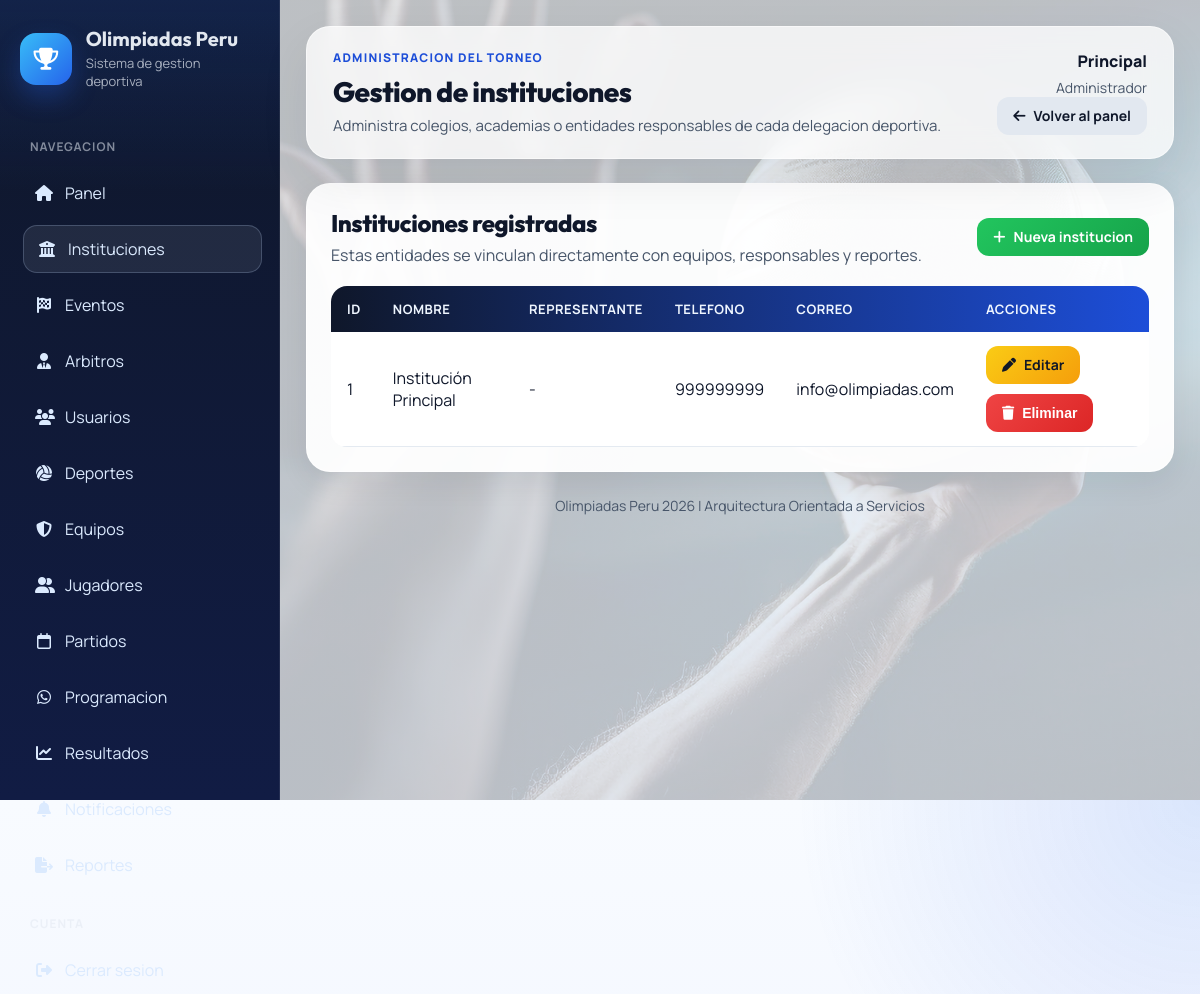
The page /modules/instituciones/index.php (signed in) on the database its author committed.
### tables this page shows
CREATE TABLE `instituciones` (
  `id_institucion` int(11) NOT NULL AUTO_INCREMENT,
  `nombre` varchar(150) NOT NULL,
  `ruc` varchar(11) DEFAULT NULL,
  `direccion` text DEFAULT NULL,
  `telefono` varchar(20) DEFAULT NULL,
  `email` varchar(100) DEFAULT NULL,
  `representante` varchar(100) DEFAULT NULL,
  `fecha_registro` timestamp NOT NULL DEFAULT current_timestamp(),
  PRIMARY KEY (`id_institucion`)
);

### modules/instituciones/index.php (called while the page is built)
<?php require __DIR__ . '/index_view.php'; return; ?>

### includes/auth.php (called while the page is built, shortened)
<?php
function e(string $value): string
{
    return htmlspecialchars($value, ENT_QUOTES, 'UTF-8');
}

### modules/instituciones/index_view.php (the view, shortened to what this page needs)
<?php
include '../../config/database.php';
$instituciones = $conexion->query('SELECT * FROM instituciones ORDER BY id_institucion DESC')->fetchAll();
require '../../includes/app_header.php';
?>
<section class="panel-card">
    <div class="toolbar">
        <div class="toolbar__title">
            <h2>Instituciones registradas</h2>
            <p>Estas entidades se vinculan directamente con equipos, responsables y reportes.</p>
        </div>
        <div class="actions">
            <a class="btn btn-success" href="crear.php"><i class="fa-solid fa-plus"></i> Nueva institucion</a>
        </div>
    </div>
    <div class="table-responsive">
        <table class="app-table">
            <thead>
                <tr>
                    <th>ID</th>
                    <th>Nombre</th>
                    <th>Representante</th>
                    <th>Telefono</th>
                    <th>Correo</th>
                    <th>Acciones</th>
                </tr>
            </thead>
            <tbody>
                <?php foreach ($instituciones as $institucion): ?>
                    <tr>
                        <td><?= e((string) $institucion['id_institucion']) ?></td>
                        <td><?= e($institucion['nombre']) ?></td>
                        <td><?= e((string) ($institucion['representante'] ?? '-')) ?></td>
                        <td><?= e((string) ($institucion['telefono'] ?? '-')) ?></td>
                        <td><?= e((string) ($institucion['email'] ?? '-')) ?></td>
                        <td>
                            <div class="table-stack">
                                <a class="btn btn-warning" href="editar.php?id=<?= e((string) $institucion['id_institucion']) ?>"><i class="fa-solid fa-pen"></i> Editar</a>
                                <form class="inline-form" action="eliminar.php" method="POST" onsubmit="return confirm('¿Eliminar esta institucion?');">
                                    <button class="btn btn-danger" type="submit"><i class="fa-solid fa-trash"></i> Eliminar</button>
                                </form>
                            </div>
                        </td>
                    </tr>
                <?php endforeach; ?>
            </tbody>
        </table>
    </div>
</section>
<?php require '../../includes/app_footer.php'; ?>

### css/style.css (style rules this page uses)
:root { --bg: #eef2ff; --surface: #ffffff; --text: #0f172a; --text-soft: #475569; --primary: #2563eb; --primary-2: #1d4ed8; --success: #16a34a; --warning: #f59e0b; --danger: #dc2626; --shadow-soft: 0 20px 50px rgba(15, 23, 42, 0.08); --shadow-card: 0 10px 30px rgba(15, 23, 42, 0.08); --radius-xl: 24px; --radius-lg: 18px; --radius-md: 14px; --radius-sm: 10px; --transition: 180ms ease; }
* { box-sizing: border-box; margin: 0; padding: 0; }
html { scroll-behavior: smooth; }
body { background: radial-gradient(circle at top right, rgba(37, 99, 235, 0.14), transparent 28%), radial-gradient(circle at bottom left, rgba(22, 163, 74, 0.12), transparent 24%), linear-gradient(180deg, #f8fbff 0%, var(--bg) 100%); color: var(--text); font-family: "Manrope", "Segoe UI", Tahoma, Geneva, Verdana, sans-serif; min-height: 100vh; }
h1, h2, h3, h4, h5, h6, .app-brand__title, .app-topbar__title { font-family: "Outfit", "Manrope", "Segoe UI", sans-serif; }
a { color: inherit; }
.hero-card, .panel-card, .data-card, .form-card, .auth-card { background: rgba(255, 255, 255, 0.94); border: 1px solid rgba(255, 255, 255, 0.7); border-radius: var(--radius-xl); box-shadow: var(--shadow-card); }
.hero-card, .panel-card, .data-card, .form-card { padding: 24px; }
.toolbar { align-items: center; display: flex; flex-wrap: wrap; gap: 12px; justify-content: space-between; margin-bottom: 20px; }
.toolbar__title h2, .section-title { font-size: 24px; font-weight: 800; letter-spacing: -0.02em; }
.toolbar__title p { color: var(--text-soft); margin-top: 6px; }
.actions { display: flex; flex-wrap: wrap; gap: 10px; }
.table-responsive { overflow-x: auto; }
.app-table, table { background: var(--surface); border-collapse: collapse; border-radius: 16px; overflow: hidden; width: 100%; }
.app-table thead, table thead { background: linear-gradient(90deg, #0f172a, #1d4ed8); }
.app-table th, table th { color: #eff6ff; font-size: 13px; font-weight: 700; letter-spacing: 0.04em; padding: 14px 16px; text-align: left; text-transform: uppercase; }
.app-table td, table td { border-bottom: 1px solid rgba(226, 232, 240, 0.9); color: var(--text); padding: 14px 16px; vertical-align: middle; }
.app-table tbody td, table tbody td { background: rgba(255, 255, 255, 0.9); color: var(--text); }
.table-stack { display: flex; flex-wrap: wrap; gap: 10px; }
.btn, button, input[type="submit"] { align-items: center; border: 0; border-radius: 12px; cursor: pointer; display: inline-flex; font-size: 14px; font-weight: 700; gap: 8px; justify-content: center; line-height: 1; padding: 12px 16px; text-decoration: none; transition: transform var(--transition), box-shadow var(--transition), background var(--transition), opacity var(--transition); }
.btn-success { background: linear-gradient(135deg, #22c55e, #16a34a); color: #fff; }
.btn-warning { background: linear-gradient(135deg, #facc15, #f59e0b); color: #111827; }
.btn-danger { background: linear-gradient(135deg, #ef4444, #dc2626); color: #fff; }
.inline-form { display: inline-flex; }

### rows shown on the page
instituciones: id_institucion "1", nombre "Institución Principal", representante "-", telefono "999999999", email "info@olimpiadas.com"

### other values the page prints
$item['label'] "Panel"
$item['label'] "Instituciones"
$item['label'] "Eventos"
$item['label'] "Arbitros"
$item['label'] "Usuarios"
$item['label'] "Deportes"
$item['label'] "Equipos"
$item['label'] "Jugadores"
$item['label'] "Partidos"
$item['label'] "Programacion"
$item['label'] "Resultados"
$pageHeading "Gestion de instituciones"
$pageDescription "Administra colegios, academias o entidades responsables de cada delegacion deportiva."
current_user_name() "Principal"
current_role_label() "Administrador"
